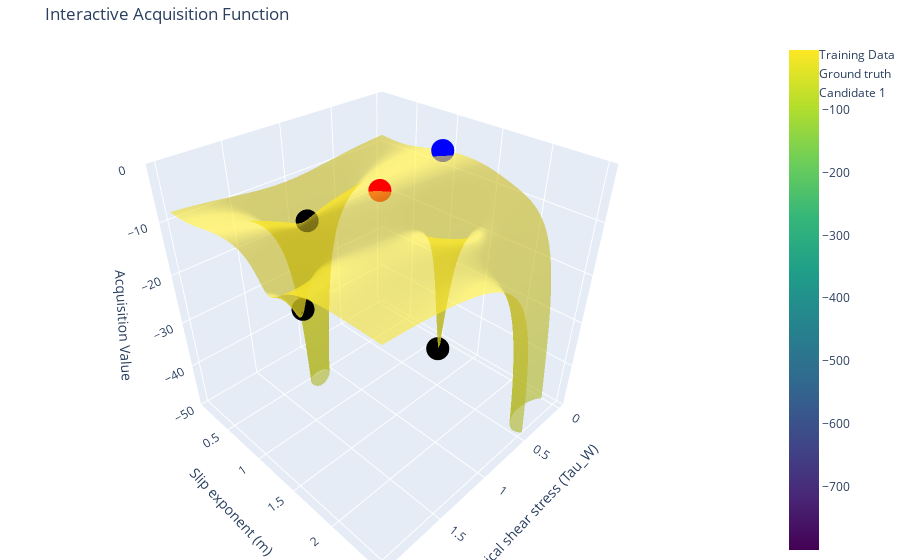

The notebook cell this image was saved under:
### Code cell
tau_w_range = torch.linspace(bounds[0, 0], bounds[1, 0], 100)  # Grid for tau_w
m_range = torch.linspace(bounds[0, 1], bounds[1, 1], 100)      # Grid for m
tau_w_grid, m_grid = torch.meshgrid(tau_w_range, m_range, indexing="ij")


grid = torch.stack([tau_w_grid.ravel(), m_grid.ravel()], dim=-1)


acq_values = acq_func(grid.unsqueeze(1)).detach().numpy().reshape(100, 100)


train_acq_values = acq_func(train_x.unsqueeze(1)).detach().numpy()


fig = go.Figure()


fig.add_trace(go.Surface(
    x=tau_w_grid.numpy(),
    y=m_grid.numpy(),
    z=acq_values,
    colorscale='Viridis',
    opacity=0.6,
    name="Acquisition Function"
))


fig.add_trace(go.Scatter3d(
    x=train_x[:, 0].numpy(),
    y=train_x[:, 1].numpy(),
    z=train_acq_values.flatten(),
    mode='markers',
    marker=dict(size=8, color='black'),
    name='Training Data'

))

fig.add_trace(go.Scatter3d(
    x=[0.1],
    y=[1],
    z=[acq_values.max()] ,
    mode='markers',
    marker=dict(size=8, color='blue'),
    name='Ground truth'
)
)

#Iterate over the candidates
for i in range(candidate.shape[0]): 
    candidate_acq_value = acq_func(candidate[i].unsqueeze(0)).item()
    fig.add_trace(go.Scatter3d(
        x=[candidate[i, 0].item()],
        y=[candidate[i, 1].item()],
        z=[candidate_acq_value],
        mode='markers',
        marker=dict(size=8, color='red', symbol='circle'),
        name=f'Candidate {i + 1}'
    ))

fig.update_layout(
    scene=dict(
        xaxis_title="Critical shear stress (Tau_W)",
        yaxis_title="Slip exponent (m)",
        zaxis_title="Acquisition Value",
        zaxis=dict(title="Acquisition Value", range=[-50, 0])
    ),
    title="Interactive Acquisition Function",
    margin=dict(l=0, r=0, b=0, t=40)
)


fig.show()
fig.write_html("acquisiton_func.html")

### Figure 1 — Plotly figure (JSON) as saved in the notebook; plotly's stock layout.template omitted (floating-point values rounded to 4 significant figures; data arrays with more than 128 entries replaced by an {"elided": "..."} marker saying what was removed)
{"data": [{"colorscale": [[0, "#440154"], [0.1111, "#482878"], [0.2222, "#3e4989"], [0.3333, "#31688e"], [0.4444, "#26828e"], [0.5556, "#1f9e89"], [0.6667, "#35b779"], [0.7778, "#6ece58"], [0.8889, "#b5de2b"], [1, "#fde725"]], "name": "Acquisition Function", "opacity": 0.6, "type": "surface", "x": {"elided": "100x100 float values"}, "y": {"elided": "100x100 float values"}, "z": {"elided": "100x100 float values"}}, {"marker": {"color": "black", "size": 8}, "mode": "markers", "name": "Training Data", "type": "scatter3d", "x": [0.2227, 1.706, 1.152, 1.434, 0.6469], "y": [2.431, 1.278, 0.5719, 0.9897, 1.616], "z": [-811.4, -18.6, -155.8, -8.056, -37.07]}, {"marker": {"color": "blue", "size": 8}, "mode": "markers", "name": "Ground truth", "type": "scatter3d", "x": [0.1], "y": [1], "z": [-5.622]}, {"marker": {"color": "red", "size": 8, "symbol": "circle"}, "mode": "markers", "name": "Candidate 1", "type": "scatter3d", "x": [0.9324], "y": [1.189], "z": [-5.622]}], "layout": {"margin": {"b": 0, "l": 0, "r": 0, "t": 40}, "scene": {"xaxis": {"title": {"text": "Critical shear stress (Tau_W)"}}, "yaxis": {"title": {"text": "Slip exponent (m)"}}, "zaxis": {"range": [-50, 0], "title": {"text": "Acquisition Value"}}}, "title": {"text": "Interactive Acquisition Function"}}}
